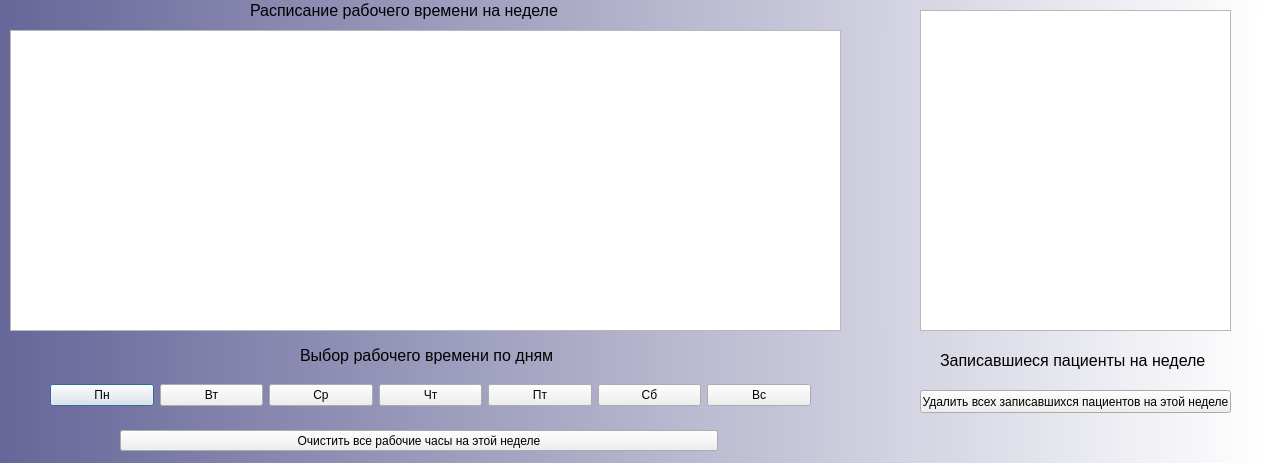
<?xml version="1.0" encoding="UTF-8"?>
<ui version="4.0">
 <class>worktime</class>
 <widget class="QDialog" name="worktime">
  <property name="geometry">
   <rect>
    <x>0</x>
    <y>0</y>
    <width>1261</width>
    <height>463</height>
   </rect>
  </property>
  <property name="windowTitle">
   <string>Dialog</string>
  </property>
  <property name="styleSheet">
   <string notr="true">#worktime{background-color: qlineargradient(spread:pad, x1:0, y1:0, x2:1, y2:0, stop:0 rgba(102, 102, 153, 255), stop:1 rgba(255, 255, 255, 255));}</string>
  </property>
  <widget class="QTableWidget" name="Vrach_Free_Time">
   <property name="geometry">
    <rect>
     <x>10</x>
     <y>30</y>
     <width>831</width>
     <height>301</height>
    </rect>
   </property>
  </widget>
  <widget class="QTableWidget" name="Client_Choice">
   <property name="geometry">
    <rect>
     <x>920</x>
     <y>10</y>
     <width>311</width>
     <height>321</height>
    </rect>
   </property>
  </widget>
  <widget class="QWidget" name="layoutWidget">
   <property name="geometry">
    <rect>
     <x>50</x>
     <y>370</y>
     <width>761</width>
     <height>51</height>
    </rect>
   </property>
   <layout class="QVBoxLayout" name="verticalLayout">
    <item>
     <layout class="QHBoxLayout" name="horizontalLayout">
      <item>
       <widget class="QPushButton" name="mon">
        <property name="text">
         <string>Пн</string>
        </property>
       </widget>
      </item>
      <item>
       <widget class="QPushButton" name="tue">
        <property name="text">
         <string>Вт</string>
        </property>
       </widget>
      </item>
      <item>
       <widget class="QPushButton" name="wed">
        <property name="text">
         <string>Ср</string>
        </property>
       </widget>
      </item>
      <item>
       <widget class="QPushButton" name="thu">
        <property name="text">
         <string>Чт</string>
        </property>
       </widget>
      </item>
      <item>
       <widget class="QPushButton" name="fri">
        <property name="text">
         <string>Пт</string>
        </property>
       </widget>
      </item>
      <item>
       <widget class="QPushButton" name="sat">
        <property name="text">
         <string>Сб</string>
        </property>
       </widget>
      </item>
      <item>
       <widget class="QPushButton" name="sun">
        <property name="text">
         <string>Вс</string>
        </property>
       </widget>
      </item>
     </layout>
    </item>
   </layout>
  </widget>
  <widget class="QLabel" name="label">
   <property name="geometry">
    <rect>
     <x>940</x>
     <y>340</y>
     <width>271</width>
     <height>41</height>
    </rect>
   </property>
   <property name="font">
    <font>
     <pointsize>12</pointsize>
    </font>
   </property>
   <property name="text">
    <string>Записавшиеся пациенты на неделе</string>
   </property>
  </widget>
  <widget class="QLabel" name="label_2">
   <property name="geometry">
    <rect>
     <x>250</x>
     <y>0</y>
     <width>321</width>
     <height>21</height>
    </rect>
   </property>
   <property name="font">
    <font>
     <pointsize>12</pointsize>
    </font>
   </property>
   <property name="text">
    <string>Расписание рабочего времени на неделе</string>
   </property>
  </widget>
  <widget class="QPushButton" name="ClearPatients">
   <property name="geometry">
    <rect>
     <x>920</x>
     <y>390</y>
     <width>311</width>
     <height>23</height>
    </rect>
   </property>
   <property name="text">
    <string>Удалить всех записавшихся пациентов на этой неделе</string>
   </property>
  </widget>
  <widget class="QPushButton" name="pushButton">
   <property name="geometry">
    <rect>
     <x>120</x>
     <y>430</y>
     <width>598</width>
     <height>21</height>
    </rect>
   </property>
   <property name="text">
    <string>Очистить все рабочие часы на этой неделе</string>
   </property>
  </widget>
  <widget class="QLabel" name="label_3">
   <property name="geometry">
    <rect>
     <x>300</x>
     <y>340</y>
     <width>258</width>
     <height>31</height>
    </rect>
   </property>
   <property name="font">
    <font>
     <pointsize>12</pointsize>
    </font>
   </property>
   <property name="text">
    <string>Выбор рабочего времени по дням</string>
   </property>
  </widget>
 </widget>
 <resources/>
 <connections/>
</ui>
